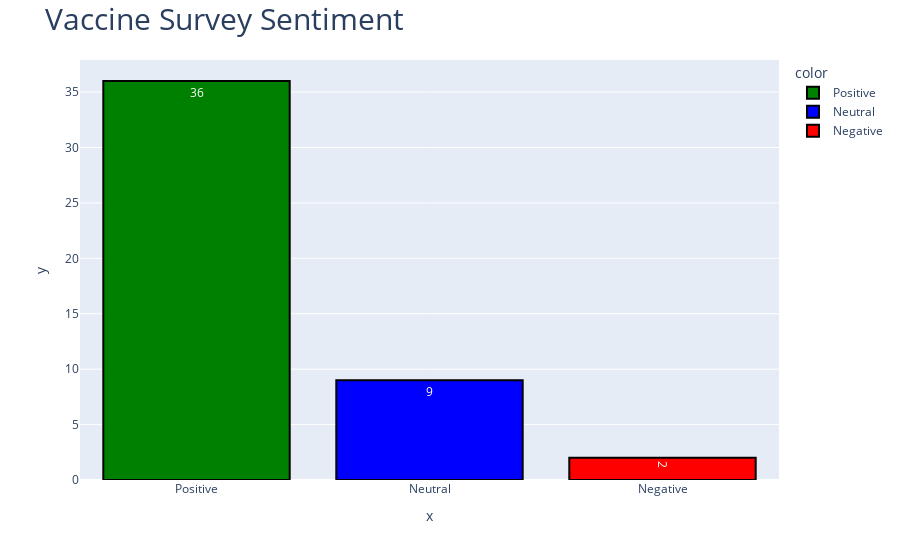

The code cell stored with this chart in its notebook:
### Code cell
fig = px.bar(x = sentiment_overall_category1, y = sentiment_overall_values1, text_auto = True,
            color = sentiment_overall_category1,
             color_discrete_map = {'Neutral': 'blue', 
                                   'Positive': 'green', 
                                   'Negative': 'red',
                                  })
fig.update_traces(marker_line_color = 'black',
                  marker_line_width = 2, opacity = 1)
fig.update_layout(
    title=dict(text="Vaccine Survey Sentiment", font=dict(size=30))
)

### Figure 1 — Plotly figure (JSON) as saved in the notebook; plotly's stock layout.template omitted (floating-point values rounded to 4 significant figures)
{"data": [{"alignmentgroup": "True", "hovertemplate": "color=Positive<br>x=%{x}<br>y=%{y}<extra></extra>", "legendgroup": "Positive", "marker": {"color": "green", "line": {"color": "black", "width": 2}, "pattern": {"shape": ""}}, "name": "Positive", "offsetgroup": "Positive", "opacity": 1, "orientation": "v", "showlegend": true, "textposition": "auto", "texttemplate": "%{y}", "type": "bar", "x": ["Positive"], "xaxis": "x", "y": [36], "yaxis": "y"}, {"alignmentgroup": "True", "hovertemplate": "color=Neutral<br>x=%{x}<br>y=%{y}<extra></extra>", "legendgroup": "Neutral", "marker": {"color": "blue", "line": {"color": "black", "width": 2}, "pattern": {"shape": ""}}, "name": "Neutral", "offsetgroup": "Neutral", "opacity": 1, "orientation": "v", "showlegend": true, "textposition": "auto", "texttemplate": "%{y}", "type": "bar", "x": ["Neutral"], "xaxis": "x", "y": [9], "yaxis": "y"}, {"alignmentgroup": "True", "hovertemplate": "color=Negative<br>x=%{x}<br>y=%{y}<extra></extra>", "legendgroup": "Negative", "marker": {"color": "red", "line": {"color": "black", "width": 2}, "pattern": {"shape": ""}}, "name": "Negative", "offsetgroup": "Negative", "opacity": 1, "orientation": "v", "showlegend": true, "textposition": "auto", "texttemplate": "%{y}", "type": "bar", "x": ["Negative"], "xaxis": "x", "y": [2], "yaxis": "y"}], "layout": {"barmode": "relative", "legend": {"title": {"text": "color"}, "tracegroupgap": 0}, "margin": {"t": 60}, "title": {"font": {"size": 30}, "text": "Vaccine Survey Sentiment"}, "xaxis": {"anchor": "y", "domain": [0, 1], "title": {"text": "x"}}, "yaxis": {"anchor": "x", "domain": [0, 1], "title": {"text": "y"}}}}
